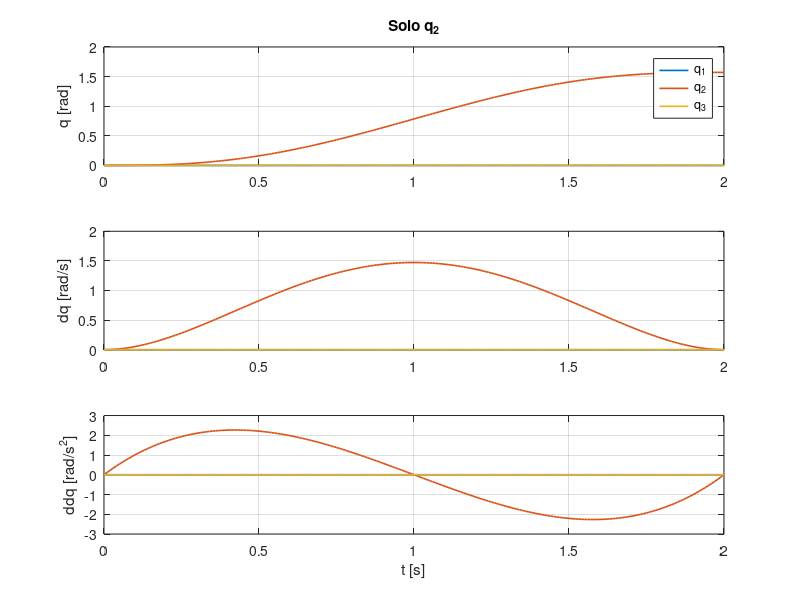

Write the MATLAB code that produced this figure. (Note: this script raises an error after producing the figure.)
% TRAYECTORIA_Q2  Solo se mueve q2.
% Con q3 = 0 el brazo queda extendido y se levanta desde x0 (horizontal)
% hasta quedar alineado con z0 (vertical). Perfil quintico (velocidad y
% aceleracion nulas en los extremos). Genera en el workspace t (Nx1),
% q, dq, ddq (Nx3) y calcula los torques.
clear; clc;

%% Parametros de la trayectoria
T      = 2;                 % duracion [s]
dt     = 0.01;              % paso de tiempo [s]
offset = [0 0 0];           % IGUAL que P.offset en dinamica_inversa.m
th0    = [0 0 0];           % angulos DH iniciales [rad]
thf    = [0 pi/2 0];        % angulos DH finales   [rad]
calcular_torque = true;     % false = solo generar la trayectoria

%% Perfil quintico normalizado
t   = (0:dt:T).';
tn  = t/T;
s   = 10*tn.^3 - 15*tn.^4 + 6*tn.^5;
ds  = (30*tn.^2 - 60*tn.^3 + 30*tn.^4)/T;
dds = (60*tn - 180*tn.^2 + 120*tn.^3)/T^2;

%% Trayectoria articular (q = theta_DH - offset)
q   = th0 + (thf - th0).*s - offset;     % [rad]
dq  = (thf - th0).*ds;                   % [rad/s]
ddq = (thf - th0).*dds;                  % [rad/s^2]

%% Graficos
figure;
subplot(3,1,1); plot(t, q,   'LineWidth', 1.2); grid on; ylabel('q [rad]');
legend('q_1','q_2','q_3'); title('Solo q_2');
subplot(3,1,2); plot(t, dq,  'LineWidth', 1.2); grid on; ylabel('dq [rad/s]');
subplot(3,1,3); plot(t, ddq, 'LineWidth', 1.2); grid on; ylabel('ddq [rad/s^2]');
xlabel('t [s]');

%% Torques (dinamica inversa)
if calcular_torque
    tau = dinamica_inversa(t, q, dq, ddq);
end
